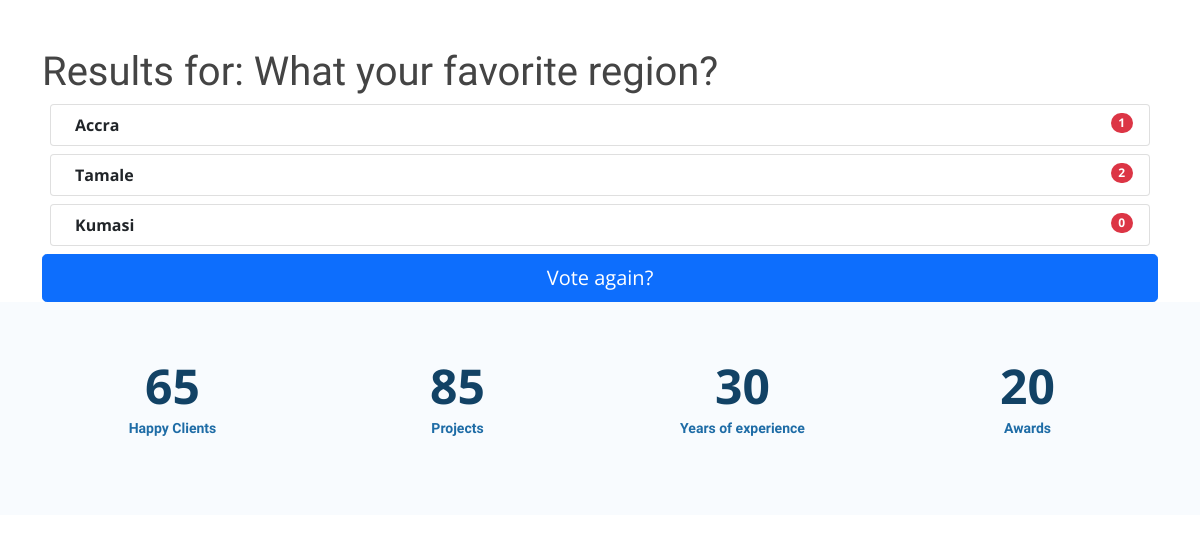
The page /what-your-favorite-region/result/ on the database its author committed.
### polls/models.py (models this page shows, shortened)
class Question(models.Model):
    question_text = models.CharField(max_length=200)
    question_description = models.CharField(max_length = 1000, blank=True)
    pub_date = models.DateTimeField('date published')
    slug = models.SlugField(max_length=255, unique=False, null = True)
    class Meta:
        verbose_name_plural = 'Questions'
        ordering = ['-pub_date']

class Choice(models.Model):
    question = models.ForeignKey(Question, on_delete=models.CASCADE)
    choice_text = models.CharField(max_length=200)
    votes = models.IntegerField(default=0)

### polls/views.py (the view)
# urls.py: path('<slug>/result/',views.results, name = 'result'),
def results(request,slug):
    question = get_object_or_404(Question, slug=slug)
    return render(request, 'polls/results.html', {'question': question})

### templates/polls/results.html (shortened to what this page needs)
<!DOCTYPE html>
{% extends "base.html" %}
{% block hero %}
    <div class="container mt-5">
    <h1>Results for: {{ question.question_text }}</h1>
    {% for choice in question.choice_set.all %}
        <ol class="list-group m-2">
            <li class="list-group-item d-flex justify-content-between align-items-start">
                <div class="ms-2 me-auto">
                  <div class="fw-bold">{{ choice.choice_text }}</div>
                </div>
                <span class="badge bg-danger rounded-pill">{{ choice.votes }}</span>
            </li>
        </ol>
    {% endfor %}
     <a href="{% url 'polls:pollvote' question.slug %}" class="btn btn-lg btn-primary w-100">Vote again?</a>
    </div>
{% endblock %}

### static/assets/css/style.css (style rules this page uses)
body { font-family: "Open Sans", sans-serif; color: #444444; }
a { color: #2487ce; text-decoration: none; }
h1, h2, h3, h4, h5, h6 { font-family: "Raleway", sans-serif; }

### rows shown on the page
Question: question_text "What your favorite region?"
Choice: choice_text "Accra", votes "1"
Choice: choice_text "Tamale", votes "2"
Choice: choice_text "Kumasi", votes "0"
